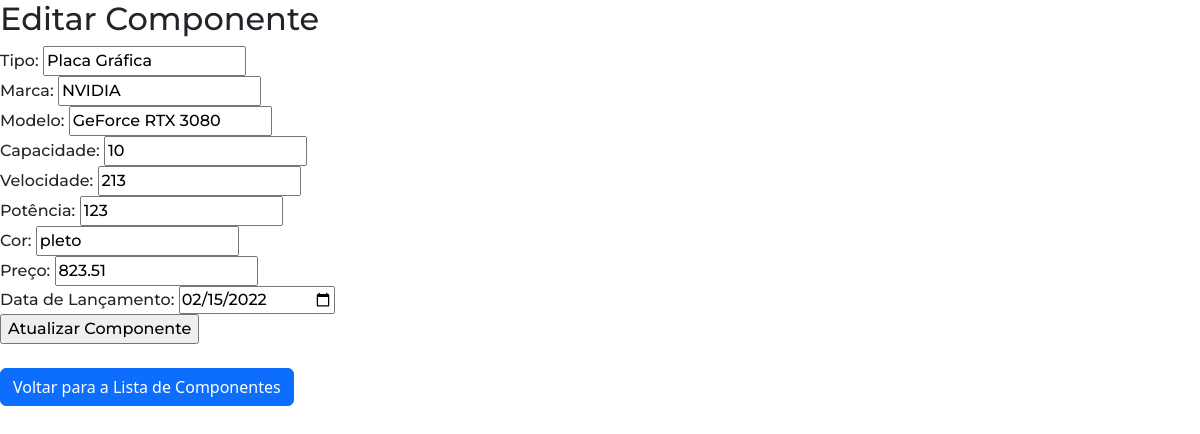
The page /edit.php?id=2 (signed in) on the database as committed earlier.
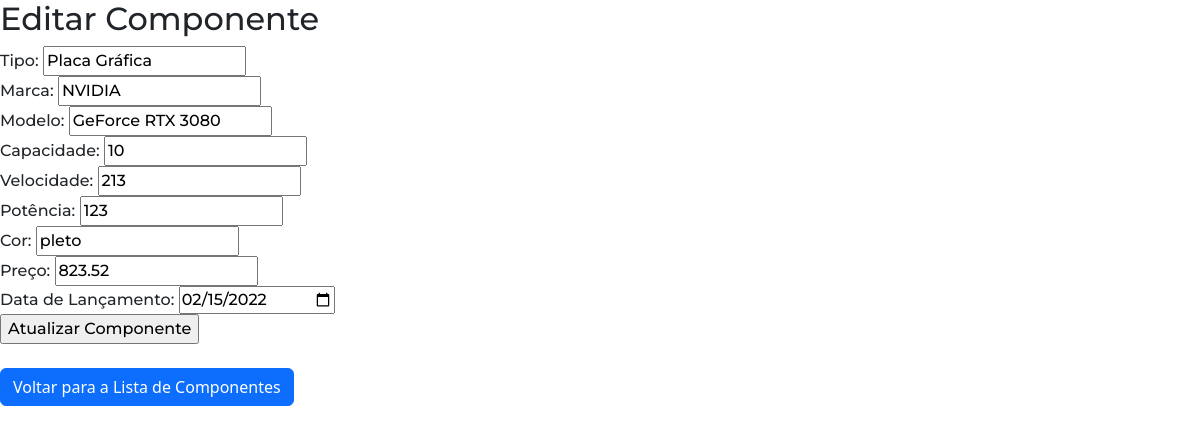
The same page on the database as committed later.
### tables this page shows
CREATE TABLE `componentes` (
  `ID` int(11) NOT NULL,
  `Tipo` varchar(50) NOT NULL,
  `Marca` varchar(50) DEFAULT NULL,
  `Modelo` varchar(50) DEFAULT NULL,
  `Quantidade` int(11) NOT NULL,
  `Capacidade` int(11) DEFAULT NULL,
  `Velocidade` varchar(20) DEFAULT NULL,
  `Potencia` int(11) DEFAULT NULL,
  `Cor` varchar(20) DEFAULT NULL,
  `Preco` decimal(10,2) DEFAULT NULL,
  `DataLancamento` date DEFAULT NULL
);

### edit.php (the view, shortened to what this page needs)
<!DOCTYPE html>
<html lang="en">
<head>
</head>
<body>
    <h2>Editar Componente</h2>
    <?php
    if (isset($_GET["id"])) {
        $conexao = new mysqli("localhost","root","","gestaostock");
        $id = $_GET["id"];
        $query = "SELECT * FROM Componentes WHERE ID=$id";
        $resultado = $conexao->query($query);
        if ($resultado->num_rows > 0) {
            $linha = $resultado->fetch_assoc();
        } else {
            echo "Componente não encontrado.";
            exit();
        }
    } else {
        echo "ID do componente não fornecido.";
        exit();
    }
    ?>
    <form method="POST" action="">
        <label for="tipo">Tipo:</label>
        <input type="text" name="tipo" value="<?php echo $linha['Tipo']; ?>" required><br>
        <label for="marca">Marca:</label>
        <input type="text" name="marca" value="<?php echo $linha['Marca']; ?>" required><br>
        <label for="modelo">Modelo:</label>
        <input type="text" name="modelo" value="<?php echo $linha['Modelo']; ?>" required><br>
        <label for="capacidade">Capacidade:</label>
        <input type="number" name="capacidade" value="<?php echo $linha['Capacidade']; ?>" required><br>
        <label for="velocidade">Velocidade:</label>
        <input type="text" name="velocidade" value="<?php echo $linha['Velocidade']; ?>" required><br>
        <label for="potencia">Potência:</label>
        <input type="number" name="potencia" value="<?php echo $linha['Potencia']; ?>" required><br>
        <label for="cor">Cor:</label>
        <input type="text" name="cor" value="<?php echo $linha['Cor']; ?>" required><br>
        <label for="preco">Preço:</label>
        <input type="number" name="preco" step="0.01" value="<?php echo $linha['Preco']; ?>" required><br>
        <label for="dataLancamento">Data de Lançamento:</label>
        <input type="date" name="dataLancamento" value="<?php echo $linha['DataLancamento']; ?>" required><br>
        <input type="submit" value="Atualizar Componente">
    </form>
    <br>
    <a href="index.php"class="btn btn-primary">Voltar para a Lista de Componentes</a>
</body>
</html>

Rows that differ between the two databases and show on the page:
changed componentes "Placa Gráfica": preco "823.51" → "823.52"
